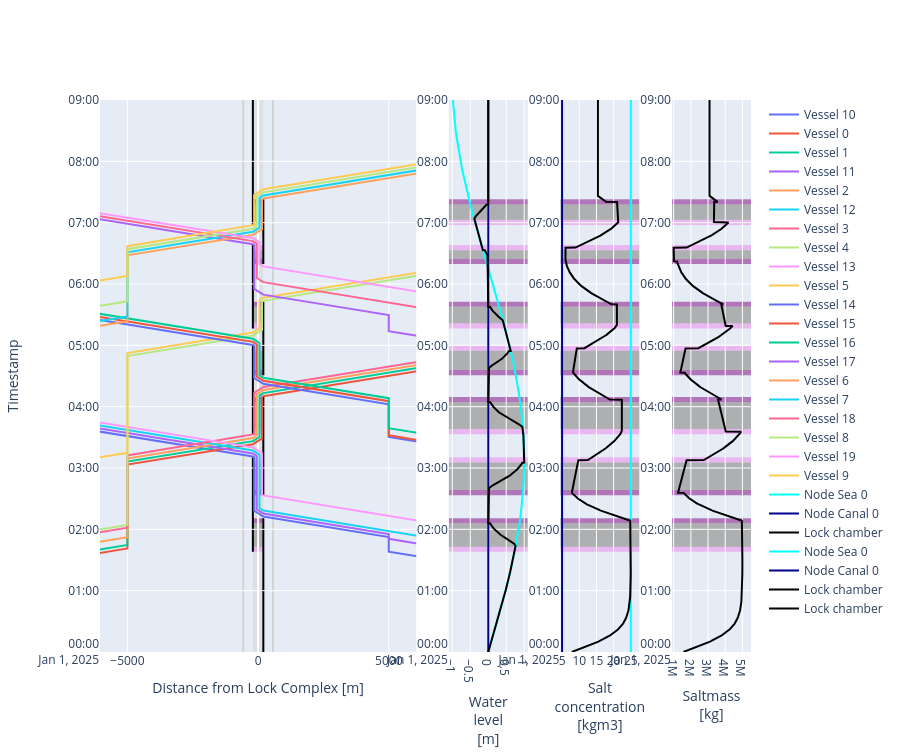

Here is the notebook cell this chart was saved with:
### Markdown cell above
#### Time-distance diagram of vessels passing the lock, and water level and salinity variations
We will now see the salt concentration and salt mass of the lock chamber vary over time. This is due to the following processes:

##### 1 - Density currents
You can observe the impact of gate-open phases, characterised by an increase or decrease in salt concentration according to the hyperbolic tangent, depending on whether the canalside or seaside gate has been opened. 

##### 2 - Vessels sailing into and out of the lock
The impact of sailing in and out of vessels on the saltwater intrusion can be observed. The salt mass decreases when vessels sail into the lock (occupying volume), while the salt concentration remains the same. In contrast, the salt mass increases when vessels sail out, increasing or decreasing the salt concentration, whether the vessels sail into the canal or the sea. 

##### 3 - Levelling
During levelling, the salt mass decreases when the lock is being emptied. However, the salt concentration and salt mass increase when the lock is being levelled to the sea, when the water level at sea is greater than at the channel. In contrast, the salt concentration decreases while the salt mass slightly increases, when the lock is being levelled to the canal, when the water level at the canal is greater than at sea.

### Code cell
def cm_to_pixels(cm):
    return cm * 37.8 # Set figure height to 10 cmfig.update_layout(height=cm_to_pixels(10))

# We can plot the time-distance diagram
fig = lock_chamber.plot(xlimmin = -6050, 
                        xlimmax = 6050,
                        ylimmin = pd.Timestamp('2025-01-01 00:00:00'),
                        ylimmax = pd.Timestamp('2025-01-01 09:00:00'),
                        method='Plotly',
                        boundary_nodes = ['Sea -1','Canal 1'])

fig.update_layout(height=cm_to_pixels(20))
